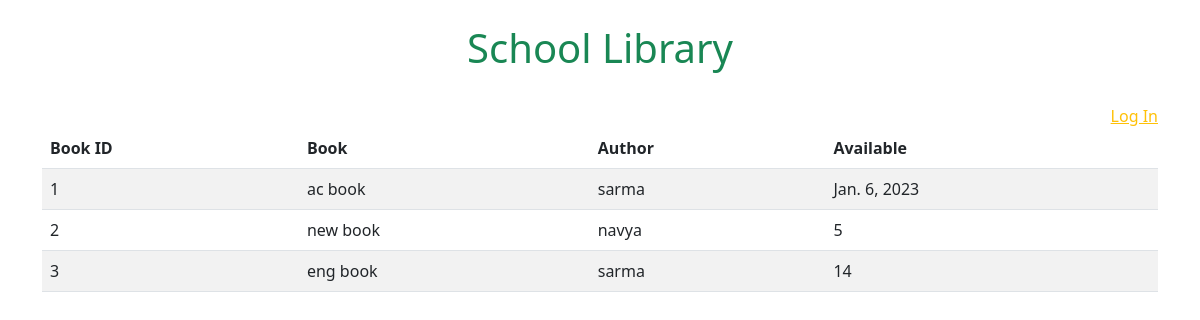
The page / on the database its author committed.
### library_app/models.py (models this page shows, shortened)
class Books(models.Model):
    book_id = models.AutoField(primary_key=True)
    book_title = models.CharField(max_length=100)
    author = models.CharField(max_length=50)
    total_quantity = models.IntegerField()
    available_quantity = models.IntegerField()
    added_on = models.DateField(auto_now_add=True)

class BookStatus(models.Model):
    book = models.ForeignKey(Books, on_delete=models.CASCADE)
    taken_by = models.ForeignKey(User, on_delete=models.RESTRICT)
    taken_on = models.DateField(auto_now_add=True)
    return_date = models.DateField()
    renewal_status = models.BooleanField(default=False)

### library_app/views.py (the view)
# urls.py: path('', index, name='home'),
def index(request):
    books = Books.objects.all()
    return render(request, 'home.html', {'data': books})

### library_app/templatetags/tags.py (called while the page is built)
def availability(data):
    d = BookStatus.objects.filter(book__book_id__exact=data).order_by('-return_date').first()
    if d:
        return d.return_date
    else:
        return

### templates/home.html
{% extends 'index.html' %}
{% load tags %}
{% block content %}
    <div class="row">
    {% if request.user.is_authenticated %}
    {% else %}
        <div class="col-md-12 d-flex justify-content-end">
        <a class="text-warning" href="{% url 'login' %}">Log In</a>
    </div>
    {% endif %}
</div>
    <div class="row">
    <div class="col-md-12">
     <table class="table table-striped">
        <thead>
            <tr><th>Book ID</th><th>Book</th><th>Author</th><th>Available</th></tr>
        </thead>
            <tbody>
        {% for x in data %}
            <tr>
                <td>{{ x.book_id }}</td><td>{{ x.book_title }}</td><td>{{ x.author }}</td>
                <td>
                    {% if x.available_quantity > 0 %}
                        {{ x.available_quantity }}
                        {% else %}
                        {{ x.book_id | check }}
                    {% endif %}
                </td>
            </tr>
         {% endfor %}
       </tbody>
        </table>
    </div>
</div>
{% endblock %}

### templates/index.html (shortened to what this page needs)
<!DOCTYPE html>
{% load static %}
{% load tags %}
<html lang="en">
<head>
    <link href="https://cdn.jsdelivr.net/npm/bootstrap@5.2.3/dist/css/bootstrap.min.css" rel="stylesheet">
</head>
<body>
<div class="container">
    <div class="row">
        <div class="col-md-12 p p-4">
            <center>
                <h1 class="text-success">School Library</h1>
            </center>
        </div>
    </div>
    {% block content %}
    {% endblock %}
</div>
</body>
</html>

### rows shown on the page
Books: book_id "1", book_title "ac book", author "sarma", book_id|check "Jan. 6, 2023"
Books: book_id "2", book_title "new book", author "navya", available_quantity "5"
Books: book_id "3", book_title "eng book", author "sarma", available_quantity "14"
